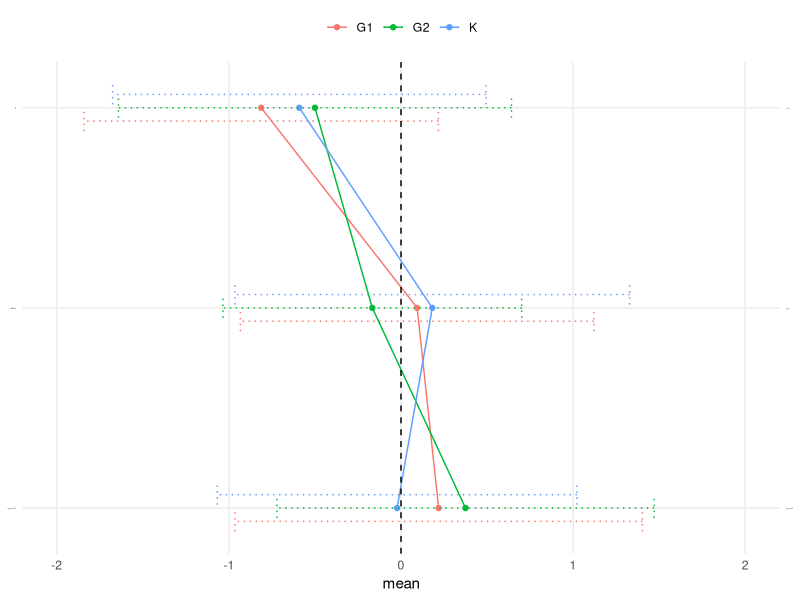

The R source for this figure:
## ---- chunk 1
# RStudio Environment löschen. Somit ist nichts unerwünschtes in unserer Arbeitsfläche
rm(list = ls())
knitr::opts_chunk$set( message = FALSE, warning = FALSE,
                      dev = "svg", fig.width = 10, fig.height = 7)


library(tidyverse)

## ---- chunk 2
# wie viele Personen?
n <- 100

# mögliche Antworten?
response <- c(-2,-1,0,1,2)
# Gruppen
group <- c("G1", "G2", "K")

# 5 Spalten: id, gruppe, gut, gesund, neu mit jeweils n Zeilen
df <- data.frame(
  id = seq(1,n, by = 1),
  gruppe = sample(group, n, replace = T, prob = c(0.3,0.3,0.4)),
  schlecht_gut = sample(response, n, replace = T, prob = c(10,20,40,20,10)),
  ungesund_gesund = sample(response,n, replace = T,prob = c(30,30,30,5,5)),
  alt_neu = sample(response, n,replace = T,prob = c(0.10,0.10,0.50,0.20,0.1))
)
## ---- chunk 3

df_vis <- df %>% 
  gather(c(schlecht_gut, ungesund_gesund, alt_neu), key = "Adj", value = "data") %>% 
  group_by(gruppe,Adj) %>% 
  summarise(mean = mean(data),
            sd = sd(data),
            lower = mean - sd,
            upper = mean + sd) %>% 
  tibble(y = c(rep(c(1,2,3),3)))


## ---- chunk 4
# Labels für links und rechts
lab_l <- c("ungesund", "schlecht", "alt")
lab_r <- c("gesund", "gut", "neu")


ggplot(df_vis,aes(mean, y, color = gruppe, group = gruppe)) + 
  geom_point(position=position_dodge(width=0.2))+
  geom_errorbar(aes(xmin=lower,xmax=upper,color=gruppe), width = 0.3,
        linetype = "dotted",
        position=position_dodge(width=0.2)) + 
  geom_path(position=position_dodge(width=0.2)) + 
  theme_minimal() +
  coord_cartesian(xlim = c(-2,2)) + # bringt x achse in die Mitte 
  geom_vline(aes(xintercept = 0), linetype = "dashed") + 
  scale_y_continuous(breaks = 1:length(lab_l), name = NULL, labels = lab_l,
    ,sec.axis = sec_axis(trans = ~., breaks = 1:length(lab_r), labels = lab_r))+
  theme(
    panel.grid.minor = element_blank(),
    legend.position = "top",
    legend.title = element_blank(),
    axis.text.y = element_text(face = "bold", size = 1)
    )
